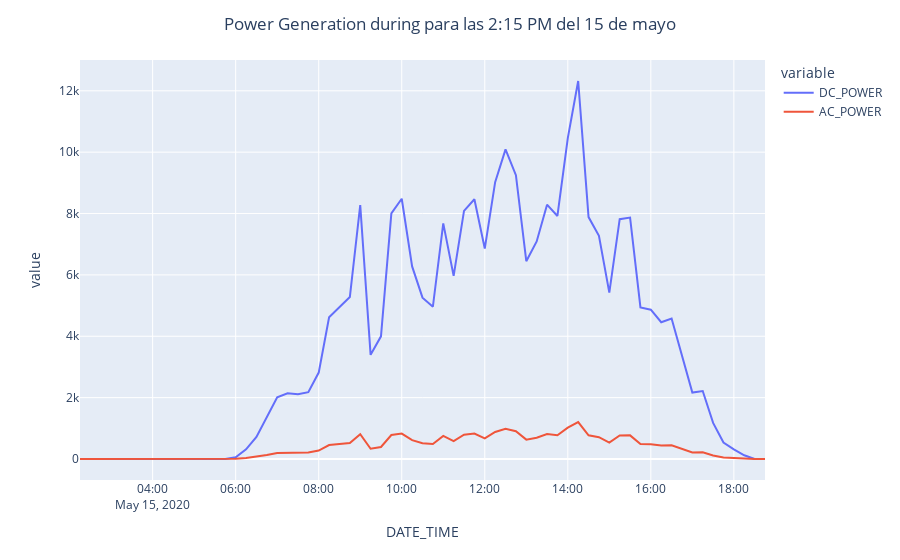

Notebook source saved alongside this figure:
### Markdown cell above
### Consulta 2

### Code cell
data1 = files[0][files[0].SOURCE_KEY == "adLQvlD726eNBSB"]
data1= data1.set_index('DATE_TIME')

stime = "15-05-2020 2:15"
etime = "15-05-2020 20:00"
LineChart(data1, ["DC_POWER","AC_POWER"],stime,etime,"Power Generation during para las 2:15 PM del 15 de mayo")
